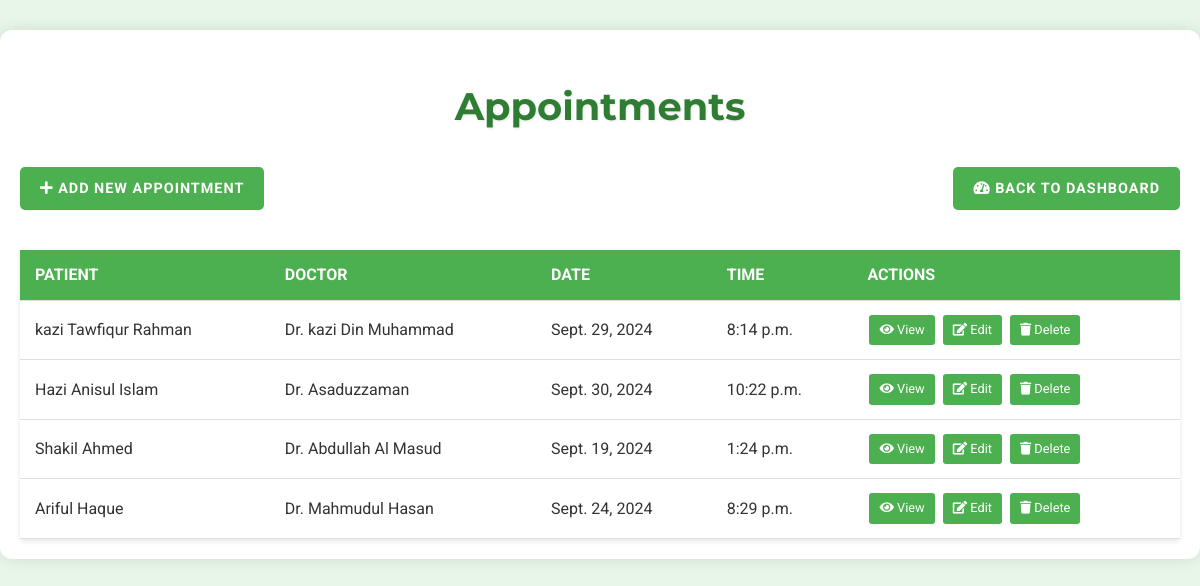
/appointments/ (signed in), run on the app's committed database.
### hospital/models.py (models this page shows, shortened)
class Appointment(models.Model):
    patient = models.ForeignKey(Patient, on_delete=models.CASCADE)
    doctor = models.ForeignKey(Doctor, on_delete=models.CASCADE)
    date = models.DateField()
    time = models.TimeField()
    reason = models.TextField()

class Patient(models.Model):
    PATIENT_TYPES = [
        ('indoor', 'Indoor'),
        ('outdoor', 'Outdoor'),
    ]
    name = models.CharField(max_length=200, null=True, blank=True)
    date_of_birth = models.DateField(null=True, blank=True)
    gender = models.CharField(max_length=10, null=True, blank=True,
                    choices=[('M', 'Male'), ('F', 'Female'), ('O', 'Other')])
    phone_number = models.CharField(max_length=15, null=True, blank=True)
    email = models.EmailField(null=True, blank=True)
    address = models.TextField(null=True, blank=True)
    photo = models.ImageField(upload_to='patient_photos/', null=True, blank=True)
    patient_type = models.CharField(max_length=7,
                                    choices=PATIENT_TYPES, default='outdoor')
    is_admitted = models.BooleanField(default=False)
    admission_date = models.DateTimeField(null=True, blank=True)
    discharge_date = models.DateTimeField(null=True, blank=True)
    bed = models.OneToOneField(Bed, on_delete=models.SET_NULL,
                               null=True, blank=True, related_name='current_patient')

class Doctor(models.Model):
    name = models.CharField(max_length=200)
    specialization = models.CharField(max_length=100, null=True, blank=True)
    phone_number = models.CharField(max_length=15, null=True, blank=True)
    photo = models.ImageField(upload_to='doctor_photos/', null=True, blank=True)

### hospital/views.py (the view)
# urls.py: path('appointments/', views.appointment_list, name='appointment_list'),
@login_required
def appointment_list(request):
    appointments = Appointment.objects.all()
    context = {'appointments': appointments}
    return render(request, 'hospital/appointment_list.html', context)

### hospital/templates/hospital/appointment_list.html (shortened to what this page needs)
<!DOCTYPE html>
<html lang="en">
<head>
    <link rel="stylesheet" href="https://cdnjs.cloudflare.com/ajax/libs/font-awesome/5.15.3/css/all.min.css">
</head>
<body>
    <div class="container">
        <h1>Appointments</h1>
        <a href="{% url 'appointment_add' %}" class="btn">
            <i class="fas fa-plus"></i> Add New Appointment
        </a>
        <a href="{% url 'dashboard' %}" class="btn" style="float: right;">
            <i class="fas fa-tachometer-alt"></i> Back to Dashboard
        </a>
        <table>
            <thead>
                <tr>
                    <th>Patient</th>
                    <th>Doctor</th>
                    <th>Date</th>
                    <th>Time</th>
                    <th>Actions</th>
                </tr>
            </thead>
            <tbody>
                {% for appointment in appointments %}
                <tr>
                    <td>{{ appointment.patient.name }}</td>
                    <td>Dr. {{ appointment.doctor.name }}</td>
                    <td>{{ appointment.date }}</td>
                    <td>{{ appointment.time }}</td>
                    <td>
                        <a href="{% url 'appointment_detail' appointment.pk %}" class="action-btn">
                            <i class="fas fa-eye"></i> View
                        </a>
                        <a href="{% url 'appointment_edit' appointment.pk %}" class="action-btn">
                            <i class="fas fa-edit"></i> Edit
                        </a>
                        <a href="{% url 'appointment_delete' appointment.pk %}" class="action-btn">
                            <i class="fas fa-trash"></i> Delete
                        </a>
                    </td>
                </tr>
                {% empty %}
                <tr>
                    <td colspan="5" style="text-align: center;">No appointments found.</td>
                </tr>
                {% endfor %}
            </tbody>
        </table>
    </div>
</body>
</html>

### hospital/templates/hospital/appointment_list.html (style rules this page uses)
body { font-family: 'Roboto', sans-serif; line-height: 1.6; margin: 0; padding: 0; background-color: #e8f5e9; color: #333; }
.container { max-width: 1200px; margin: 30px auto; padding: 20px; background-color: #ffffff; border-radius: 12px; box-shadow: 0 0 15px rgba(0,0,0,0.1); }
h1 { font-family: 'Montserrat', sans-serif; color: #2e7d32; text-align: center; font-size: 2.4em; margin-bottom: 30px; text-shadow: 1px 1px 3px rgba(0,0,0,0.1); }
.btn { display: inline-block; padding: 10px 20px; background-color: #4CAF50; color: white; text-decoration: none; border-radius: 5px; transition: background-color 0.3s ease; font-weight: bold; text-transform: uppercase; letter-spacing: 1px; font-size: 0.9em; margin-bottom: 20px; }
table { width: 100%; border-collapse: collapse; margin-top: 20px; background-color: #fff; box-shadow: 0 2px 5px rgba(0,0,0,0.1); }
th, td { padding: 12px 15px; text-align: left; border-bottom: 1px solid #e0e0e0; }
th { background-color: #4CAF50; color: white; font-weight: bold; text-transform: uppercase; }
.action-btn { display: inline-block; padding: 5px 10px; margin: 2px; background-color: #4CAF50; color: white; text-decoration: none; border-radius: 3px; font-size: 0.8em; transition: background-color 0.3s ease; }

### data on the page
Appointment: patient.name "kazi Tawfiqur Rahman", doctor.name "kazi Din Muhammad", date "Sept. 29, 2024", time "8:14 p.m."
Appointment: patient.name "Hazi Anisul Islam", doctor.name "Asaduzzaman", date "Sept. 30, 2024", time "10:22 p.m."
Appointment: patient.name "Shakil Ahmed", doctor.name "Abdullah Al Masud", date "Sept. 19, 2024", time "1:24 p.m."
Appointment: patient.name "Ariful Haque", doctor.name "Mahmudul Hasan", date "Sept. 24, 2024", time "8:29 p.m."
